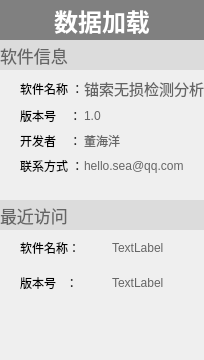
      <widget class="QWidget" name="page_Home">
       <layout class="QGridLayout" name="gridLayout_3">
        <property name="leftMargin">
         <number>0</number>
        </property>
        <property name="topMargin">
         <number>0</number>
        </property>
        <property name="rightMargin">
         <number>0</number>
        </property>
        <property name="bottomMargin">
         <number>20</number>
        </property>
        <property name="spacing">
         <number>0</number>
        </property>
        <item row="0" column="0">
         <widget class="QLabel" name="label_4">
          <property name="minimumSize">
           <size>
            <width>0</width>
            <height>40</height>
           </size>
          </property>
          <property name="maximumSize">
           <size>
            <width>16777215</width>
            <height>40</height>
           </size>
          </property>
          <property name="palette">
           <palette>
            <active>
             <colorrole role="WindowText">
              <brush brushstyle="SolidPattern">
               <color alpha="255">
                <red>255</red>
                <green>255</green>
                <blue>255</blue>
               </color>
              </brush>
             </colorrole>
             <colorrole role="Base">
              <brush brushstyle="SolidPattern">
               <color alpha="255">
                <red>255</red>
                <green>255</green>
                <blue>255</blue>
               </color>
              </brush>
             </colorrole>
             <colorrole role="Window">
              <brush brushstyle="SolidPattern">
               <color alpha="255">
                <red>128</red>
                <green>128</green>
                <blue>128</blue>
               </color>
              </brush>
             </colorrole>
            </active>
            <inactive>
             <colorrole role="WindowText">
              <brush brushstyle="SolidPattern">
               <color alpha="255">
                <red>255</red>
                <green>255</green>
                <blue>255</blue>
               </color>
              </brush>
             </colorrole>
             <colorrole role="Base">
              <brush brushstyle="SolidPattern">
               <color alpha="255">
                <red>255</red>
                <green>255</green>
                <blue>255</blue>
               </color>
              </brush>
             </colorrole>
             <colorrole role="Window">
              <brush brushstyle="SolidPattern">
               <color alpha="255">
                <red>128</red>
                <green>128</green>
                <blue>128</blue>
               </color>
              </brush>
             </colorrole>
            </inactive>
            <disabled>
             <colorrole role="WindowText">
              <brush brushstyle="SolidPattern">
               <color alpha="255">
                <red>120</red>
                <green>120</green>
                <blue>120</blue>
               </color>
              </brush>
             </colorrole>
             <colorrole role="Base">
              <brush brushstyle="SolidPattern">
               <color alpha="255">
                <red>128</red>
                <green>128</green>
                <blue>128</blue>
               </color>
              </brush>
             </colorrole>
             <colorrole role="Window">
              <brush brushstyle="SolidPattern">
               <color alpha="255">
                <red>128</red>
                <green>128</green>
                <blue>128</blue>
               </color>
              </brush>
             </colorrole>
            </disabled>
           </palette>
          </property>
          <property name="font">
           <font>
            <pointsize>18</pointsize>
            <weight>75</weight>
            <bold>true</bold>
           </font>
          </property>
          <property name="autoFillBackground">
           <bool>true</bool>
          </property>
          <property name="text">
           <string>数据加载</string>
          </property>
          <property name="alignment">
           <set>Qt::AlignCenter</set>
          </property>
         </widget>
        </item>
        <item row="1" column="0">
         <widget class="QWidget" name="widget" native="true">
          <property name="minimumSize">
           <size>
            <width>0</width>
            <height>160</height>
           </size>
          </property>
          <property name="maximumSize">
           <size>
            <width>16777215</width>
            <height>160</height>
           </size>
          </property>
          <layout class="QGridLayout" name="gridLayout_8">
           <property name="leftMargin">
            <number>0</number>
           </property>
           <property name="topMargin">
            <number>0</number>
           </property>
           <property name="rightMargin">
            <number>0</number>
           </property>
           <property name="bottomMargin">
            <number>0</number>
           </property>
           <property name="horizontalSpacing">
            <number>0</number>
           </property>
           <property name="verticalSpacing">
            <number>7</number>
           </property>
           <item row="0" column="0" colspan="4">
            <widget class="QLabel" name="label_5">
             <property name="minimumSize">
              <size>
               <width>0</width>
               <height>30</height>
              </size>
             </property>
             <property name="maximumSize">
              <size>
               <width>16777215</width>
               <height>30</height>
              </size>
             </property>
             <property name="palette">
              <palette>
               <active>
                <colorrole role="WindowText">
                 <brush brushstyle="SolidPattern">
                  <color alpha="255">
                   <red>101</red>
                   <green>101</green>
                   <blue>101</blue>
                  </color>
                 </brush>
                </colorrole>
                <colorrole role="Text">
                 <brush brushstyle="SolidPattern">
                  <color alpha="255">
                   <red>123</red>
                   <green>123</green>
                   <blue>123</blue>
                  </color>
                 </brush>
                </colorrole>
                <colorrole role="Base">
                 <brush brushstyle="SolidPattern">
                  <color alpha="255">
                   <red>255</red>
                   <green>255</green>
                   <blue>255</blue>
                  </color>
                 </brush>
                </colorrole>
                <colorrole role="Window">
                 <brush brushstyle="SolidPattern">
                  <color alpha="255">
                   <red>220</red>
                   <green>220</green>
                   <blue>220</blue>
                  </color>
                 </brush>
                </colorrole>
               </active>
               <inactive>
                <colorrole role="WindowText">
                 <brush brushstyle="SolidPattern">
                  <color alpha="255">
                   <red>101</red>
                   <green>101</green>
                   <blue>101</blue>
                  </color>
                 </brush>
                </colorrole>
                <colorrole role="Text">
                 <brush brushstyle="SolidPattern">
                  <color alpha="255">
                   <red>123</red>
                   <green>123</green>
                   <blue>123</blue>
                  </color>
                 </brush>
                </colorrole>
                <colorrole role="Base">
                 <brush brushstyle="SolidPattern">
                  <color alpha="255">
                   <red>255</red>
                   <green>255</green>
                   <blue>255</blue>
                  </color>
                 </brush>
                </colorrole>
                <colorrole role="Window">
                 <brush brushstyle="SolidPattern">
                  <color alpha="255">
                   <red>220</red>
                   <green>220</green>
                   <blue>220</blue>
                  </color>
                 </brush>
                </colorrole>
               </inactive>
               <disabled>
                <colorrole role="WindowText">
                 <brush brushstyle="SolidPattern">
                  <color alpha="255">
                   <red>120</red>
                   <green>120</green>
                   <blue>120</blue>
                  </color>
                 </brush>
                </colorrole>
                <colorrole role="Text">
                 <brush brushstyle="SolidPattern">
                  <color alpha="255">
                   <red>120</red>
                   <green>120</green>
                   <blue>120</blue>
                  </color>
                 </brush>
                </colorrole>
                <colorrole role="Base">
                 <brush brushstyle="SolidPattern">
                  <color alpha="255">
                   <red>220</red>
                   <green>220</green>
                   <blue>220</blue>
                  </color>
                 </brush>
                </colorrole>
                <colorrole role="Window">
                 <brush brushstyle="SolidPattern">
                  <color alpha="255">
                   <red>220</red>
                   <green>220</green>
                   <blue>220</blue>
                  </color>
                 </brush>
                </colorrole>
               </disabled>
              </palette>
             </property>
             <property name="font">
              <font>
               <pointsize>13</pointsize>
              </font>
             </property>
             <property name="autoFillBackground">
              <bool>true</bool>
             </property>
             <property name="text">
              <string>软件信息</string>
             </property>
             <property name="alignment">
              <set>Qt::AlignLeading|Qt::AlignLeft|Qt::AlignVCenter</set>
             </property>
             <property name="wordWrap">
              <bool>false</bool>
             </property>
             <property name="margin">
              <number>5</number>
             </property>
            </widget>
           </item>
           <item row="1" column="1">
            <widget class="QLabel" name="label_29">
             <property name="text">
              <string>软件名称 ：</string>
             </property>
            </widget>
           </item>
           <item row="1" column="2" colspan="2">
            <widget class="QLabel" name="label_31">
             <property name="palette">
              <palette>
               <active>
                <colorrole role="WindowText">
                 <brush brushstyle="SolidPattern">
                  <color alpha="255">
                   <red>101</red>
                   <green>101</green>
                   <blue>101</blue>
                  </color>
                 </brush>
                </colorrole>
               </active>
               <inactive>
                <colorrole role="WindowText">
                 <brush brushstyle="SolidPattern">
                  <color alpha="255">
                   <red>101</red>
                   <green>101</green>
                   <blue>101</blue>
                  </color>
                 </brush>
                </colorrole>
               </inactive>
               <disabled>
                <colorrole role="WindowText">
                 <brush brushstyle="SolidPattern">
                  <color alpha="255">
                   <red>120</red>
                   <green>120</green>
                   <blue>120</blue>
                  </color>
                 </brush>
                </colorrole>
               </disabled>
              </palette>
             </property>
             <property name="font">
              <font>
               <pointsize>11</pointsize>
              </font>
             </property>
             <property name="text">
              <string>锚索无损检测分析</string>
             </property>
            </widget>
           </item>
           <item row="4" column="1">
            <widget class="QLabel" name="label_36">
             <property name="text">
              <string>联系方式 ：</string>
             </property>
            </widget>
           </item>
           <item row="2" column="1">
            <widget class="QLabel" name="label_33">
             <property name="text">
              <string>版本号    ：</string>
             </property>
            </widget>
           </item>
           <item row="3" column="1">
            <widget class="QLabel" name="label_34">
             <property name="text">
              <string>开发者    ：</string>
             </property>
            </widget>
           </item>
           <item row="3" column="2" colspan="2">
            <widget class="QLabel" name="label_35">
             <property name="palette">
              <palette>
               <active>
                <colorrole role="WindowText">
                 <brush brushstyle="SolidPattern">
                  <color alpha="255">
                   <red>101</red>
                   <green>101</green>
                   <blue>101</blue>
                  </color>
                 </brush>
                </colorrole>
               </active>
               <inactive>
                <colorrole role="WindowText">
                 <brush brushstyle="SolidPattern">
                  <color alpha="255">
                   <red>101</red>
                   <green>101</green>
                   <blue>101</blue>
                  </color>
                 </brush>
                </colorrole>
               </inactive>
               <disabled>
                <colorrole role="WindowText">
                 <brush brushstyle="SolidPattern">
                  <color alpha="255">
                   <red>120</red>
                   <green>120</green>
                   <blue>120</blue>
                  </color>
                 </brush>
                </colorrole>
               </disabled>
              </palette>
             </property>
             <property name="text">
              <string>董海洋</string>
             </property>
            </widget>
           </item>
           <item row="2" column="2" colspan="2">
            <widget class="QLabel" name="label_30">
             <property name="palette">
              <palette>
               <active>
                <colorrole role="WindowText">
                 <brush brushstyle="SolidPattern">
                  <color alpha="255">
                   <red>101</red>
                   <green>101</green>
                   <blue>101</blue>
                  </color>
                 </brush>
                </colorrole>
               </active>
               <inactive>
                <colorrole role="WindowText">
                 <brush brushstyle="SolidPattern">
                  <color alpha="255">
                   <red>101</red>
                   <green>101</green>
                   <blue>101</blue>
                  </color>
                 </brush>
                </colorrole>
               </inactive>
               <disabled>
                <colorrole role="WindowText">
                 <brush brushstyle="SolidPattern">
                  <color alpha="255">
                   <red>120</red>
                   <green>120</green>
                   <blue>120</blue>
                  </color>
                 </brush>
                </colorrole>
               </disabled>
              </palette>
             </property>
             <property name="text">
              <string>1.0</string>
             </property>
            </widget>
           </item>
           <item row="4" column="2" colspan="2">
            <widget class="QLabel" name="label_32">
             <property name="palette">
              <palette>
               <active>
                <colorrole role="WindowText">
                 <brush brushstyle="SolidPattern">
                  <color alpha="255">
                   <red>101</red>
                   <green>101</green>
                   <blue>101</blue>
                  </color>
                 </brush>
                </colorrole>
               </active>
               <inactive>
                <colorrole role="WindowText">
                 <brush brushstyle="SolidPattern">
                  <color alpha="255">
                   <red>101</red>
                   <green>101</green>
                   <blue>101</blue>
                  </color>
                 </brush>
                </colorrole>
               </inactive>
               <disabled>
                <colorrole role="WindowText">
                 <brush brushstyle="SolidPattern">
                  <color alpha="255">
                   <red>120</red>
                   <green>120</green>
                   <blue>120</blue>
                  </color>
                 </brush>
                </colorrole>
               </disabled>
              </palette>
             </property>
             <property name="text">
              <string>hello.sea@qq.com</string>
             </property>
            </widget>
           </item>
           <item row="1" column="0" rowspan="4">
            <widget class="QLabel" name="label">
             <property name="minimumSize">
              <size>
               <width>20</width>
               <height>0</height>
              </size>
             </property>
             <property name="maximumSize">
              <size>
               <width>20</width>
               <height>16777215</height>
              </size>
             </property>
             <property name="text">
              <string/>
             </property>
            </widget>
           </item>
           <item row="5" column="1" colspan="3">
            <spacer name="verticalSpacer_3">
             <property name="orientation">
              <enum>Qt::Vertical</enum>
             </property>
             <property name="sizeHint" stdset="0">
              <size>
               <width>20</width>
               <height>40</height>
              </size>
             </property>
            </spacer>
           </item>
          </layout>
         </widget>
        </item>
        <item row="3" column="0">
         <spacer name="verticalSpacer_2">
          <property name="orientation">
           <enum>Qt::Vertical</enum>
          </property>
          <property name="sizeHint" stdset="0">
           <size>
            <width>20</width>
            <height>40</height>
           </size>
          </property>
         </spacer>
        </item>
        <item row="2" column="0">
         <widget class="QWidget" name="widget_2" native="true">
          <property name="minimumSize">
           <size>
            <width>0</width>
            <height>100</height>
           </size>
          </property>
          <layout class="QGridLayout" name="gridLayout_9">
           <property name="leftMargin">
            <number>0</number>
           </property>
           <property name="topMargin">
            <number>0</number>
           </property>
           <property name="rightMargin">
            <number>0</number>
           </property>
           <property name="bottomMargin">
            <number>0</number>
           </property>
           <property name="spacing">
            <number>0</number>
           </property>
           <item row="0" column="0" colspan="3">
            <widget class="QLabel" name="label_37">
             <property name="minimumSize">
              <size>
               <width>0</width>
               <height>30</height>
              </size>
             </property>
             <property name="maximumSize">
              <size>
               <width>16777215</width>
               <height>30</height>
              </size>
             </property>
             <property name="palette">
              <palette>
               <active>
                <colorrole role="WindowText">
                 <brush brushstyle="SolidPattern">
                  <color alpha="255">
                   <red>101</red>
                   <green>101</green>
                   <blue>101</blue>
                  </color>
                 </brush>
                </colorrole>
                <colorrole role="Text">
                 <brush brushstyle="SolidPattern">
                  <color alpha="255">
                   <red>123</red>
                   <green>123</green>
                   <blue>123</blue>
                  </color>
                 </brush>
                </colorrole>
                <colorrole role="Base">
                 <brush brushstyle="SolidPattern">
                  <color alpha="255">
                   <red>255</red>
                   <green>255</green>
                   <blue>255</blue>
                  </color>
                 </brush>
                </colorrole>
                <colorrole role="Window">
                 <brush brushstyle="SolidPattern">
                  <color alpha="255">
                   <red>220</red>
                   <green>220</green>
                   <blue>220</blue>
                  </color>
                 </brush>
                </colorrole>
               </active>
               <inactive>
                <colorrole role="WindowText">
                 <brush brushstyle="SolidPattern">
                  <color alpha="255">
                   <red>101</red>
                   <green>101</green>
                   <blue>101</blue>
                  </color>
                 </brush>
                </colorrole>
                <colorrole role="Text">
                 <brush brushstyle="SolidPattern">
                  <color alpha="255">
                   <red>123</red>
                   <green>123</green>
                   <blue>123</blue>
                  </color>
                 </brush>
                </colorrole>
                <colorrole role="Base">
                 <brush brushstyle="SolidPattern">
                  <color alpha="255">
                   <red>255</red>
                   <green>255</green>
                   <blue>255</blue>
                  </color>
                 </brush>
                </colorrole>
                <colorrole role="Window">
                 <brush brushstyle="SolidPattern">
                  <color alpha="255">
                   <red>220</red>
                   <green>220</green>
                   <blue>220</blue>
                  </color>
                 </brush>
                </colorrole>
               </inactive>
               <disabled>
                <colorrole role="WindowText">
                 <brush brushstyle="SolidPattern">
                  <color alpha="255">
                   <red>120</red>
                   <green>120</green>
                   <blue>120</blue>
                  </color>
                 </brush>
                </colorrole>
                <colorrole role="Text">
                 <brush brushstyle="SolidPattern">
                  <color alpha="255">
                   <red>120</red>
                   <green>120</green>
                   <blue>120</blue>
                  </color>
                 </brush>
                </colorrole>
                <colorrole role="Base">
                 <brush brushstyle="SolidPattern">
                  <color alpha="255">
                   <red>220</red>
                   <green>220</green>
                   <blue>220</blue>
                  </color>
                 </brush>
                </colorrole>
                <colorrole role="Window">
                 <brush brushstyle="SolidPattern">
                  <color alpha="255">
                   <red>220</red>
                   <green>220</green>
                   <blue>220</blue>
                  </color>
                 </brush>
                </colorrole>
               </disabled>
              </palette>
             </property>
             <property name="font">
              <font>
               <pointsize>13</pointsize>
              </font>
             </property>
             <property name="autoFillBackground">
              <bool>true</bool>
             </property>
             <property name="text">
              <string>最近访问</string>
             </property>
             <property name="alignment">
              <set>Qt::AlignLeading|Qt::AlignLeft|Qt::AlignVCenter</set>
             </property>
             <property name="wordWrap">
              <bool>false</bool>
             </property>
             <property name="margin">
              <number>5</number>
             </property>
            </widget>
           </item>
           <item row="1" column="1">
            <widget class="QLabel" name="label_41">
             <property name="text">
              <string>软件名称：</string>
             </property>
            </widget>
           </item>
           <item row="2" column="2">
            <widget class="QLabel" name="label_38">
             <property name="palette">
              <palette>
               <active>
                <colorrole role="WindowText">
                 <brush brushstyle="SolidPattern">
                  <color alpha="255">
                   <red>101</red>
                   <green>101</green>
                   <blue>101</blue>
                  </color>
                 </brush>
                </colorrole>
               </active>
               <inactive>
                <colorrole role="WindowText">
                 <brush brushstyle="SolidPattern">
                  <color alpha="255">
                   <red>101</red>
                   <green>101</green>
                   <blue>101</blue>
                  </color>
                 </brush>
                </colorrole>
               </inactive>
               <disabled>
                <colorrole role="WindowText">
                 <brush brushstyle="SolidPattern">
                  <color alpha="255">
                   <red>120</red>
                   <green>120</green>
                   <blue>120</blue>
                  </color>
                 </brush>
                </colorrole>
               </disabled>
              </palette>
             </property>
             <property name="text">
              <string>TextLabel</string>
             </property>
            </widget>
           </item>
           <item row="1" column="0" rowspan="2">
            <widget class="QLabel" name="label_2">
             <property name="minimumSize">
              <size>
               <width>20</width>
               <height>0</height>
              </size>
             </property>
             <property name="maximumSize">
              <size>
               <width>20</width>
               <height>16777215</height>
              </size>
             </property>
             <property name="text">
              <string/>
             </property>
            </widget>
           </item>
           <item row="1" column="2">
            <widget class="QLabel" name="label_39">
             <property name="palette">
              <palette>
               <active>
                <colorrole role="WindowText">
                 <brush brushstyle="SolidPattern">
                  <color alpha="255">
                   <red>101</red>
                   <green>101</green>
                   <blue>101</blue>
                  </color>
                 </brush>
                </colorrole>
               </active>
               <inactive>
                <colorrole role="WindowText">
                 <brush brushstyle="SolidPattern">
                  <color alpha="255">
                   <red>101</red>
                   <green>101</green>
                   <blue>101</blue>
                  </color>
                 </brush>
                </colorrole>
               </inactive>
               <disabled>
                <colorrole role="WindowText">
                 <brush brushstyle="SolidPattern">
                  <color alpha="255">
                   <red>120</red>
                   <green>120</green>
                   <blue>120</blue>
                  </color>
                 </brush>
                </colorrole>
               </disabled>
              </palette>
             </property>
             <property name="text">
              <string>TextLabel</string>
             </property>
            </widget>
           </item>
           <item row="2" column="1">
            <widget class="QLabel" name="label_40">
             <property name="text">
              <string>版本号   ：</string>
             </property>
            </widget>
           </item>
          </layout>
          <zorder>label_37</zorder>
          <zorder>label_2</zorder>
          <zorder>label_38</zorder>
          <zorder>label_39</zorder>
          <zorder>label_40</zorder>
          <zorder>label_41</zorder>
         </widget>
        </item>
       </layout>
      </widget>
